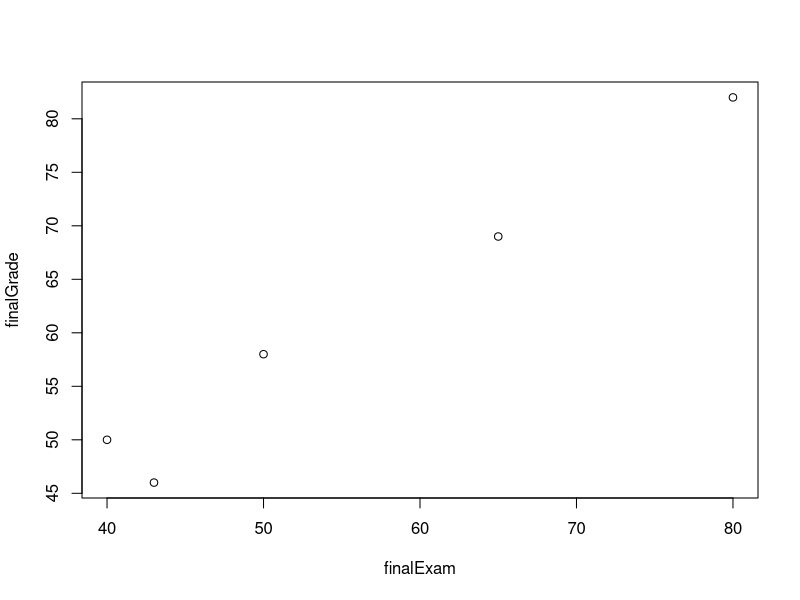

Source code (R):
############################

#Author Yaniv M
#script:  ex' 1. Avi Z.
#version 0.0.1
#date: 2/4/19

############################

#data
study=c("mor","mor","eve","mor","eve")
exam1=c(90,86,90,95,60)
exam2=c(90,100,95,97,55)
exam3=c(95,70,80,75,57)
finalExam=c(80,65,50,40,43)

#factor
study = factor(study)
levels(study)=c(0,1)

#dataframe
data = data.frame(study,exam1,exam2,exam3,finalExam)

#adding average and final grade
examsAve = rep(0,5)
finalGrade =rep(0,5)
examsAve = c(round((exam1+exam3+exam2)/3))
finalGrade = c(round(0.8*finalExam+0.2*examsAve))

data = cbind(data,examsAve,finalGrade)

#passed\failed the original way


passedGeneral = rep("",5)
for (i in 1:5){
  if(finalGrade[i]>60)
     passedGeneral[i] = "Passed"
  else
     passedGeneral[i] = "Failed"
}


#passed\failed the new way

passedNew = rep("",5)
for (i in 1:5){
  if(finalExam[i]>60)
    passedNew[i] = "Passed"
  else
    passedNew[i] = "Failed"
}

#framing to "data"
cbind(data,passedGeneral,passedNew)


#minimum function
minimum = function(V){
min = 0
for (i in 1:(length(V)-1))
  if(V[i]<V[i+1])
    min = V[i]
  return(min)
}

#operating function for Grade

minimum(finalExam)

#graphic Visualization of finalGrade as function of finalExam
plot(finalExam,finalGrade) 

